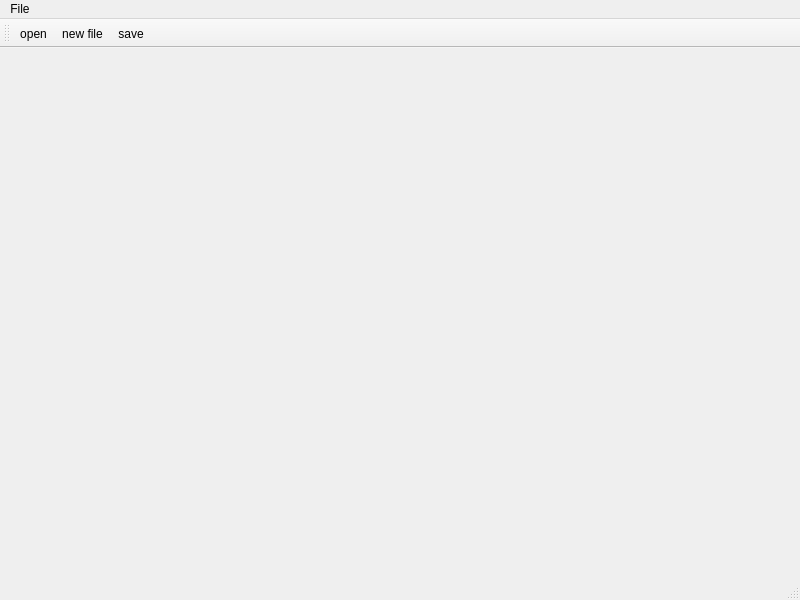
<?xml version="1.0" encoding="UTF-8"?>
<ui version="4.0">
 <class>MainWindow</class>
 <widget class="QMainWindow" name="MainWindow">
  <property name="geometry">
   <rect>
    <x>0</x>
    <y>0</y>
    <width>800</width>
    <height>600</height>
   </rect>
  </property>
  <property name="windowTitle">
   <string>MainWindow</string>
  </property>
  <widget class="QWidget" name="centralwidget"/>
  <widget class="QStatusBar" name="statusbar"/>
  <widget class="QMenuBar" name="menuBar">
   <property name="geometry">
    <rect>
     <x>0</x>
     <y>0</y>
     <width>800</width>
     <height>34</height>
    </rect>
   </property>
   <widget class="QMenu" name="menuFile">
    <property name="title">
     <string>File</string>
    </property>
    <addaction name="actionopen"/>
    <addaction name="actionnew_file"/>
    <addaction name="actionsave"/>
   </widget>
   <addaction name="menuFile"/>
  </widget>
  <widget class="QToolBar" name="toolBar">
   <property name="windowTitle">
    <string>toolBar</string>
   </property>
   <attribute name="toolBarArea">
    <enum>TopToolBarArea</enum>
   </attribute>
   <attribute name="toolBarBreak">
    <bool>false</bool>
   </attribute>
   <addaction name="actionopen"/>
   <addaction name="actionnew_file"/>
   <addaction name="actionsave"/>
  </widget>
  <action name="actionopen">
   <property name="text">
    <string>open</string>
   </property>
  </action>
  <action name="actionnew_file">
   <property name="text">
    <string>new file</string>
   </property>
  </action>
  <action name="actionsave">
   <property name="text">
    <string>save</string>
   </property>
  </action>
 </widget>
 <resources/>
 <connections/>
</ui>
